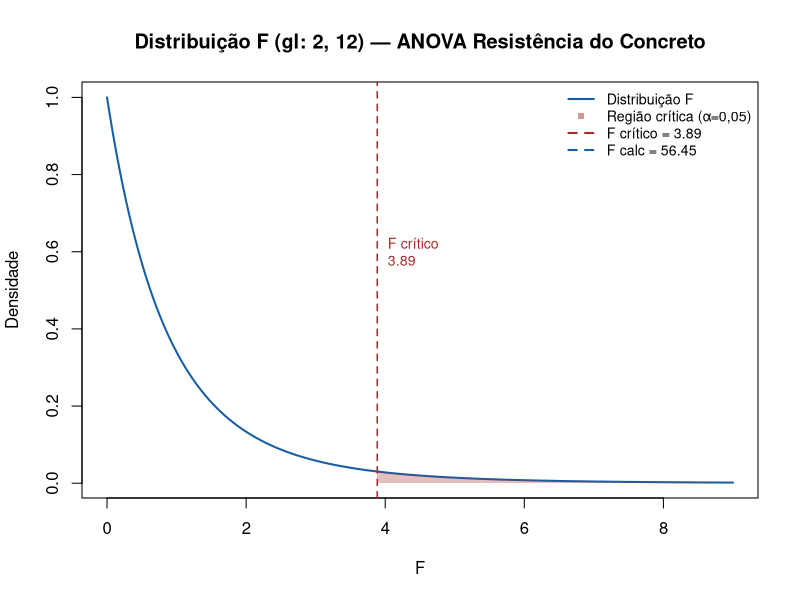
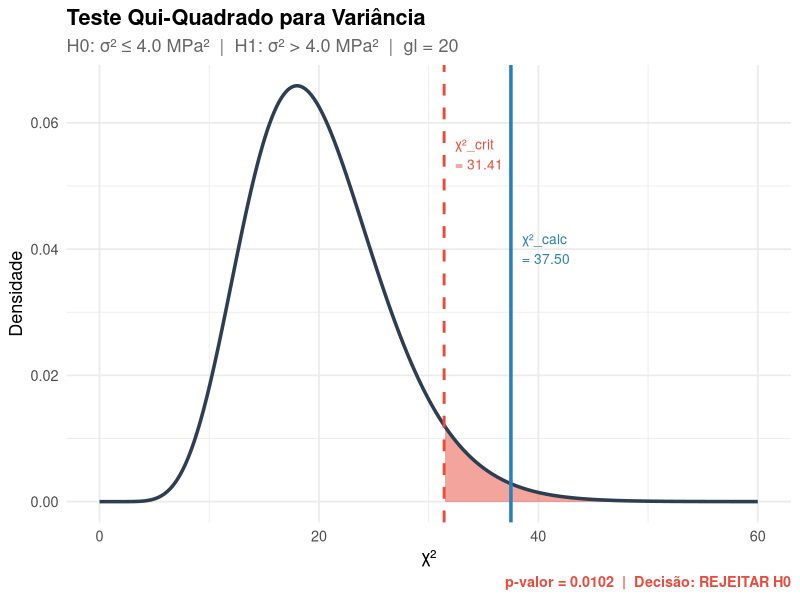

Here is the R script that generated these plots, in order:
## ---- chunk 1
# ============================================================
# ANOVA - Resistência à Compressão do Concreto (3 Fornecedores)
# Distribuição F - Engenharia Civil
# ============================================================

# --- 1. Dados ---
A <- c(28.2, 30.1, 27.8, 29.5, 28.9)
B <- c(34.5, 33.8, 35.2, 34.0, 35.6)
C <- c(31.0, 30.5, 32.1, 29.8, 31.4)

# Organizar em data frame
resistencia <- c(A, B, C)
fornecedor  <- factor(rep(c("A", "B", "C"), each = 5))
dados       <- data.frame(resistencia, fornecedor)

cat("========== DADOS BRUTOS ==========\n")
print(dados)

# --- 2. Médias por grupo e média global ---
cat("\n========== MÉDIAS ==========\n")
medias <- tapply(resistencia, fornecedor, mean)
print(round(medias, 4))
cat("Média global:", round(mean(resistencia), 4), "MPa\n")

# --- 3. ANOVA manualmente ---
k <- 3; n <- 5; N <- k * n
media_global <- mean(resistencia)

SSB <- n * sum((medias - media_global)^2)
SSW <- sum(tapply(resistencia, fornecedor, function(x) sum((x - mean(x))^2)))
SST <- SSB + SSW

dfB <- k - 1; dfW <- N - k; dfT <- N - 1
MSB <- SSB / dfB
MSW <- SSW / dfW
Fc  <- MSB / MSW

cat("\n========== CÁLCULOS MANUAIS ==========\n")
cat("SSB (entre grupos)  :", round(SSB, 4), "| gl =", dfB, "\n")
cat("SSW (dentro grupos) :", round(SSW, 4), "| gl =", dfW, "\n")
cat("SST (total)         :", round(SST, 4), "| gl =", dfT, "\n")
cat("MSB                 :", round(MSB, 4), "\n")
cat("MSW                 :", round(MSW, 4), "\n")
cat("F calculado         :", round(Fc,  4), "\n")

# --- 4. Valor crítico e p-valor ---
alpha   <- 0.05
F_crit  <- qf(1 - alpha, dfB, dfW)
p_valor <- pf(Fc, dfB, dfW, lower.tail = FALSE)

cat("\n========== DECISÃO ==========\n")
cat("F crítico (α=0,05; gl 2,12):", round(F_crit, 4), "\n")
cat("p-valor                     :", format(p_valor, scientific = TRUE, digits = 4), "\n")
if (Fc > F_crit) {
  cat("Conclusão: F calc > F crítico → REJEITA H₀\n")
  cat("Há diferença significativa entre os fornecedores.\n")
} else {
  cat("Conclusão: F calc <= F crítico → NÃO rejeita H₀\n")
}

# --- 5. ANOVA via função nativa (confirmação) ---
cat("\n========== ANOVA (aov) ==========\n")
modelo <- aov(resistencia ~ fornecedor, data = dados)
print(summary(modelo))

# --- 6. Gráfico da Distribuição F com região crítica ---
x     <- seq(0, 9, length.out = 500)
y     <- df(x, dfB, dfW)
x_reg <- seq(F_crit, 9, length.out = 300)
y_reg <- df(x_reg, dfB, dfW)

plot(x, y, type = "l", lwd = 2, col = "#185FA5",
     xlab = "F", ylab = "Densidade",
     main = "Distribuição F (gl: 2, 12) — ANOVA Resistência do Concreto")

polygon(c(x_reg, rev(x_reg)), c(y_reg, rep(0, length(y_reg))),
        col = rgb(0.64, 0.18, 0.18, 0.3), border = NA)

abline(v = F_crit, col = "#A32D2D", lty = 2, lwd = 1.5)
abline(v = Fc,     col = "#185FA5", lty = 2, lwd = 1.5)

text(F_crit + 0.15, max(y) * 0.6,
     paste0("F crítico\n", round(F_crit, 2)),
     col = "#A32D2D", cex = 0.85, adj = 0)
text(Fc + 0.15, max(y) * 0.4,
     paste0("F calc\n", round(Fc, 2)),
     col = "#185FA5", cex = 0.85, adj = 0)

legend("topright",
       legend = c("Distribuição F", "Região crítica (α=0,05)",
                  paste0("F crítico = ", round(F_crit, 2)),
                  paste0("F calc = ",    round(Fc, 2))),
       col    = c("#185FA5", rgb(0.64,0.18,0.18,0.5), "#A32D2D", "#185FA5"),
       lty    = c(1, NA, 2, 2),
       pch    = c(NA, 15, NA, NA),
       lwd    = 2, cex = 0.85, bty = "n")
## ---- chunk 2
# ============================================================
# TESTE DE HIPÓTESE PARA VARIÂNCIA - Qui-Quadrado
# ============================================================

# --- Dados do problema ---
n        <- 21
nu       <- n - 1
S2       <- 7.5
sigma2_0 <- 4.0
alpha    <- 0.05

# --- Estatística de teste ---
chi2_calc   <- (nu * S2) / sigma2_0
chi2_critico <- qchisq(1 - alpha, df = nu)
p_valor     <- pchisq(chi2_calc, df = nu, lower.tail = FALSE)

cat("=== ESTATÍSTICA DE TESTE ===\n")
cat(sprintf("χ² calculado = %.4f\n", chi2_calc))
cat(sprintf("χ² crítico   = %.4f\n", chi2_critico))
cat(sprintf("p-valor      = %.6f\n", p_valor))

if (chi2_calc > chi2_critico) {
  cat("Decisão: REJEITA H0 — variância supera 4,0 MPa²\n")
} else {
  cat("Decisão: NÃO rejeita H0\n")
}

# --- Gráfico ---
library(ggplot2)

x_vals <- seq(0, 60, length.out = 500)
df_plot <- data.frame(
  x = x_vals,
  y = dchisq(x_vals, df = nu)
)

ggplot(df_plot, aes(x, y)) +
  geom_area(
    data = subset(df_plot, x >= chi2_critico),
    aes(x, y), fill = "#e74c3c", alpha = 0.5
  ) +
  geom_line(color = "#2c3e50", linewidth = 1.2) +
  geom_vline(xintercept = chi2_critico, color = "#e74c3c",
             linetype = "dashed", linewidth = 1) +
  geom_vline(xintercept = chi2_calc, color = "#2980b9",
             linetype = "solid", linewidth = 1.2) +
  annotate("text", x = chi2_critico + 1, y = 0.055,
           label = sprintf("χ²_crit\n= %.2f", chi2_critico),
           color = "#e74c3c", hjust = 0, size = 3.5) +
  annotate("text", x = chi2_calc + 1, y = 0.040,
           label = sprintf("χ²_calc\n= %.2f", chi2_calc),
           color = "#2980b9", hjust = 0, size = 3.5) +
  labs(
    title    = "Teste Qui-Quadrado para Variância",
    subtitle = sprintf("H0: σ² ≤ %.1f MPa²  |  H1: σ² > %.1f MPa²  |  gl = %d",
                       sigma2_0, sigma2_0, nu),
    x        = "χ²",
    y        = "Densidade",
    caption  = sprintf("p-valor = %.4f  |  Decisão: %s H0",
                       p_valor,
                       ifelse(p_valor < alpha, "REJEITAR", "NÃO REJEITAR"))
  ) +
  theme_minimal(base_size = 13) +
  theme(
    plot.title    = element_text(face = "bold"),
    plot.subtitle = element_text(color = "gray40"),
    plot.caption  = element_text(
      face  = "bold",
      color = ifelse(p_valor < alpha, "#e74c3c", "#27ae60")
    )
  )
